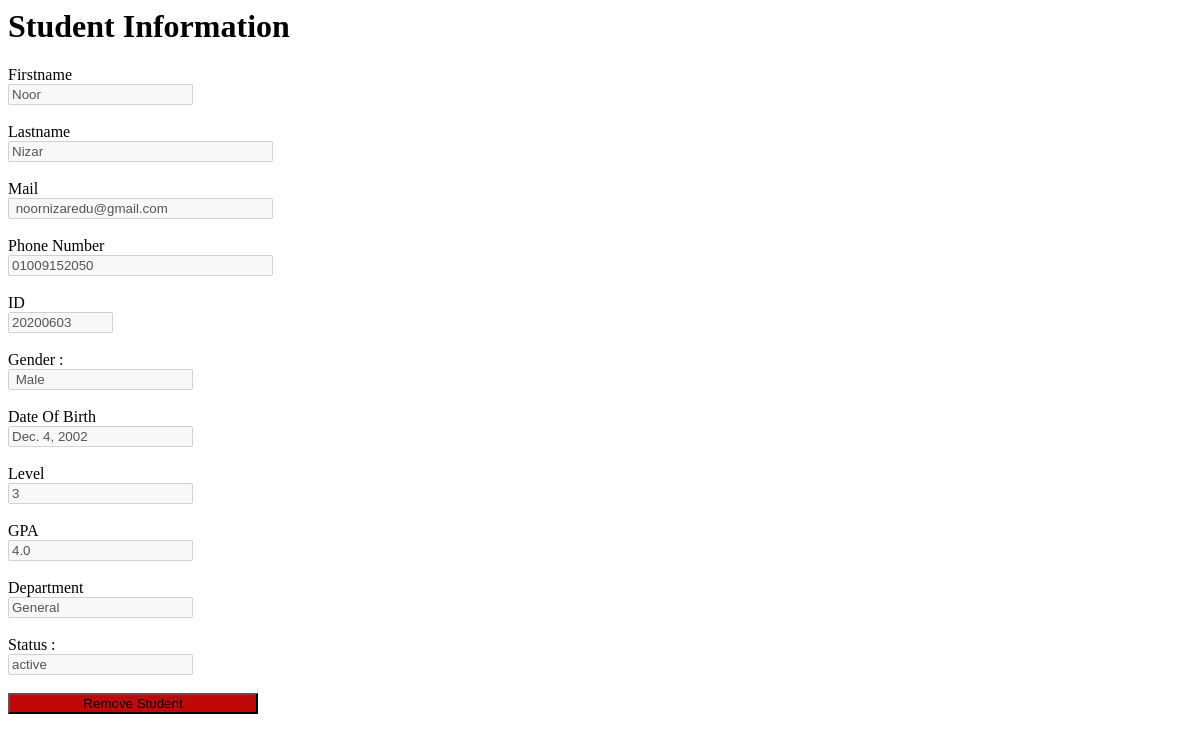
The app's page /getStudent/20200603, older data.
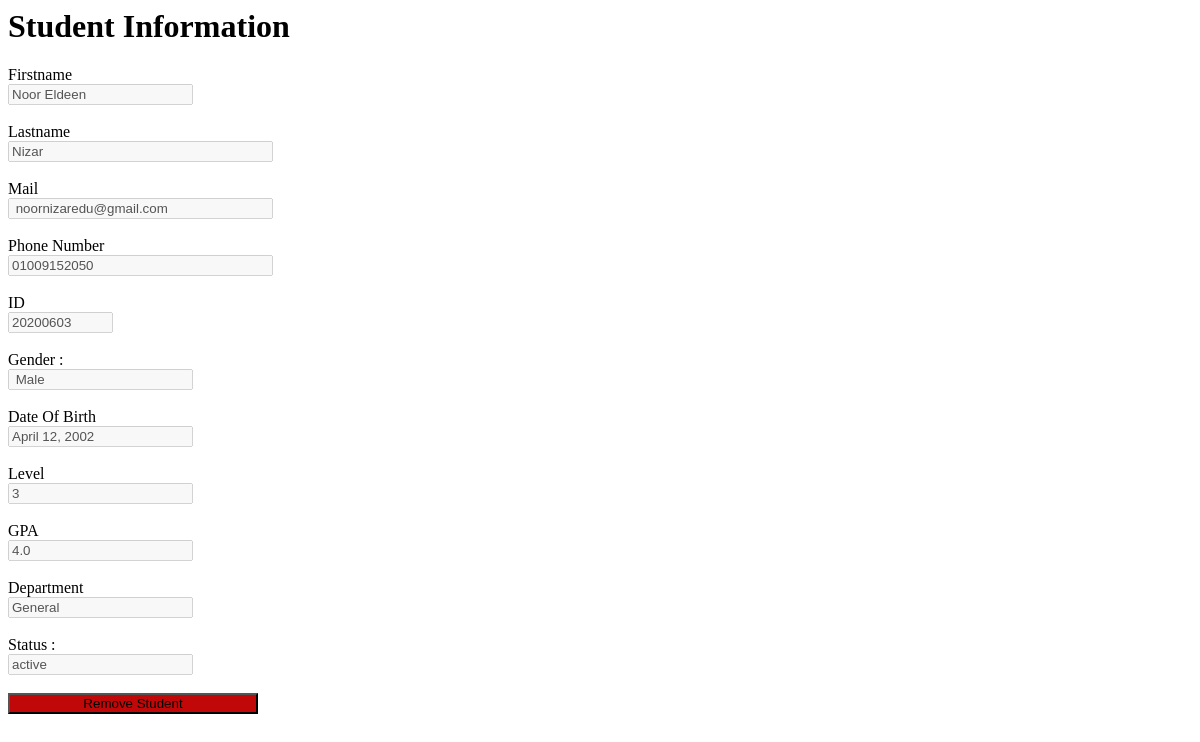
The same page, newer data.
### members/models.py (models this page shows)
class Student(models.Model):
    first_name = models.CharField(max_length=30)
    last_name = models.CharField(max_length=30)
    mail = models.EmailField()
    phone = models.CharField(max_length=30)
    id = models.CharField(max_length=30, primary_key=True)
    gender = models.CharField(max_length=10, default="")
    date_of_birth = models.DateField()
    level = models.IntegerField()
    gpa = models.FloatField()
    status = models.CharField(max_length=20,  default="")
    department = models.CharField(max_length=30, default="General")

### members/views.py (the view)
# urls.py: path('getStudent/<int:sid>',views.getStudent),
def getStudent(request, sid):
  myStudent = Student.objects.get(id=sid)
  template = loader.get_template('StudentInfo.html')
  context = {
    'x': myStudent,
  }
  return HttpResponse(template.render(context, request))

### members/templates/StudentInfo.html (shortened to what this page needs)
{% load static%}
<h1> Student Information</h1>
<label> Firstname </label> <br>
<input type="text " name="firstname " value="{{ x.first_name }}" disabled="true " /><br><br>
<label> Lastname </label><br>
<input type="text " name="lastname " value="{{ x.last_name }}" size="30 " disabled="true " /><br><br>
<label> Mail </label><br>
<input type="email " name="email " value=" {{ x.mail }} " size="30 " disabled="true "> <br><br>
<label> Phone Number </label><br>
<input type="text " name="phone " value="{{ x.phone}}" size=" 30 " disabled="true "> <br><br>
<label> ID </label><br>
<input type="text " name="ID " id="SID" value="{{ x.id }} " size="10 " disabled="true "> <br><br>
<label> Gender : </label><br>
<input type="text " name="gender " value=" {{ x.gender }} " disabled="true ">
<label>Date Of Birth</label><br>
<input type="date " name="date of birth " value="{{ x.date_of_birth}} " disabled="true "><br><br>
<label>Level</label><br>
<input type="number " name="Level " value="{{ x.level}} " disabled="true "><br><br>
<label> GPA </label><br>
<input type="number " name="GPA " value="{{ x.gpa}} " disabled="true "><br><br>
<label> Department </label><br>
<input type="text " name="dep " value="{{ x.department}} " size="20 " disabled="true "> <br><br>
<label> Status : </label><br>
<input type="text " value="{{ x.status}} " name="Status " disabled="true ">
<button type="button " class="registerbtn " style="width: 250px;background-color:rgb(192, 8, 8) " onclick="confDelete() ">Remove Student</button>

Row changes from the older to the newer data that the page shows:
changed Student "Nizar": first_name "Noor" → "Noor Eldeen"; date_of_birth "Dec. 4, 2002" → "April 12, 2002"
